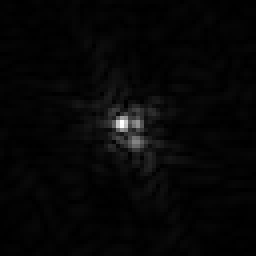
#> input picture Synthetic Dataset/Noise data/10-domain crystal/gt_dp_mag_1.tif, 64 x 64 px, found by its file name (shown 4 times larger)
$ python noisy_dp_paper.py
#> lines starting #> are read from the running program, lines starting #| are printed output that depends on the picture
################################################################################
# noisy_dp.py
# Noise simulations for 2D Bragg diffraction magnitude patterns (DP),
# generating Poisson/Gaussian/partial-coherence corrupted variants
# - Jialun Liu, LCN, UCL, 28.10.2025, jialun.liu.17@ucl.ac.uk
# Input: GT DP magnitude .tif (normalised here to [0,1], intensity = mag^2)
# Output: noisy magnitude TIFFs (uint16), panel plots, and TXT metadata
# - Poisson branch simulates photon counting statistics using a fixed scale S
# - Gaussian branch adds additive noise in count space (sigma scaled by S)
# - Partial coherence branch uses Gaussian blur in intensity with flux preserved
# - Model input normalisation uses sqrt(counts/C_scale) -> magnitude in [0,1]
################################################################################

import numpy as np
import tifffile as tiff
import matplotlib.pyplot as plt
import os
import argparse
from scipy.ndimage import gaussian_filter

# === CLI Args ===
parser = argparse.ArgumentParser(description="DP noise")
parser.add_argument('--input', type=str, default="gt_dp_mag_1.tif", help='Input magnitude .tif, normalized here to [0,1]')
parser.add_argument('--output_dir', type=str, default="noisy_dps", help='Output directory')
parser.add_argument('--save_individual_magnitude', action='store_true', help='If set, also save per-variant magnitude PNGs')
parser.add_argument('--save_histograms', action='store_true', help='If set, also save per-variant magnitude histograms')
args = parser.parse_args()

# === Setup ===
os.makedirs(args.output_dir, exist_ok=True)
os.makedirs("plots", exist_ok=True)
os.makedirs("metadata", exist_ok=True)

np.random.seed(1)

# === Noise Levels (fixed) ===
noise_levels = [
    {"label": "low",      "poisson_scale": 5000, "gauss_sigma": 0.0005, "partial_sigma": 0.4},
    {"label": "moderate", "poisson_scale": 2000, "gauss_sigma": 0.0010, "partial_sigma": 0.5},
    {"label": "strong",   "poisson_scale": 800,  "gauss_sigma": 0.0015, "partial_sigma": 0.55},
    {"label": "extreme",  "poisson_scale": 300,  "gauss_sigma": 0.0030, "partial_sigma": 0.65},
    {"label": "degraded", "poisson_scale": 100,  "gauss_sigma": 0.0050, "partial_sigma": 0.75},
]

NORM_MODE = "max"
PERCENTILE = 99.9

# === Functions ===
def add_poisson_noise_only(intensity_norm, poisson_scale):
    expected_counts = np.clip(intensity_norm * float(poisson_scale), 0.0, None).astype(np.float32)
    return np.random.poisson(expected_counts).astype(np.float32)

def add_gaussian_noise_only(intensity_norm, gaussian_level_counts, poisson_scale):
    expected_counts = np.clip(intensity_norm * float(poisson_scale), 0.0, None).astype(np.float32)
    gaussian_noise = np.random.normal(0.0, float(gaussian_level_counts), expected_counts.shape).astype(np.float32)
    return np.clip(expected_counts + gaussian_noise, 0.0, None).astype(np.float32)

def apply_partial_coherence_blur(intensity_norm, sigma):
    # Gaussian blur (beam coherence)
    blurred = gaussian_filter(intensity_norm, sigma=sigma, mode='reflect')
    # Preserve total integrated flux
    blurred *= np.sum(intensity_norm) / (np.sum(blurred) + 1e-8)
    # Renormalize to same max as input (prevents flattening)
    blurred /= np.max(blurred) + 1e-8
    return np.clip(blurred, 0.0, 1.0).astype(np.float32)

def normalize_counts_for_model(counts, S, mode="max", percentile=99.9):
    """
    Return (M_model, C_scale) where M_model is magnitude in [0,1] for the model input.
    We normalize photon counts, then convert to magnitude by sqrt.
    """
    if mode == "expected":
        C_scale = float(S)
    elif mode == "p999":
        C_scale = float(np.percentile(counts, percentile))
    else:  # "max"
        C_scale = float(np.max(counts))
    C_scale = max(C_scale, 1e-8)
    I_model = counts / C_scale
    M_model = np.sqrt(np.clip(I_model, 0.0, None)).astype(np.float32)
    return np.clip(M_model, 0.0, 1.0), C_scale

def calculate_chi_square(predicted, target):
    """
    "chi_square" monitor (normalized squared error with max-norm scaling).
    Same for training/plots.
    """
    predicted_norm = predicted / (np.max(predicted) + 1e-8)
    target_norm = target / (np.max(target) + 1e-8)
    numerator = np.sum((predicted_norm - target_norm)**2)
    denominator = np.sqrt(np.sum(predicted_norm**2) * np.sum(target_norm**2) + 1e-8)
    return numerator / denominator

def calculate_pcc(predicted, target):
    predicted_norm = predicted / (np.max(predicted) + 1e-8)
    target_norm = target / (np.max(target) + 1e-8)
    mean_pred = np.mean(predicted_norm)
    mean_target = np.mean(target_norm)
    numerator = np.sum((predicted_norm - mean_pred) * (target_norm - mean_target))
    denominator = np.sqrt(np.sum((predicted_norm - mean_pred)**2) * (np.sum((target_norm - mean_target)**2)) + 1e-8)
    return numerator / denominator

def pearson_chi_square_poisson(observed_counts, expected_counts):
    """
    Pearson (Poisson) chi-square: sum((obs - exp)^2 / exp).
    Returns (chi2_total, chi2_reduced).
    """
    exp = np.clip(expected_counts.astype(np.float64), 1e-8, None)
    obs = observed_counts.astype(np.float64)
    chi2 = np.sum((obs - exp) ** 2 / exp)
    dof = obs.size - 1
    chi2_red = chi2 / max(dof, 1)
    return float(chi2), float(chi2_red)

# [4 lines left out: function compute_relative_snr, not called in this run]

def snr_db(signal, noisy, eps=1e-12):
    s = np.asarray(signal, dtype=np.float64)
    n = np.asarray(noisy,  dtype=np.float64)
    sp = np.mean(s*s)
    npow = np.mean((n - s)**2)
    return 10.0 * np.log10((sp + eps) / (npow + eps))

# [104 lines left out: functions plot_histograms, plot_magnitude, plot_panel_poisson_vs_gaussian, not called in this run]

def plot_panel_one_row_four(clean_mag, poisson_mag_dict, gaussian_mag_dict):
    import os
    import numpy as np
    import matplotlib.pyplot as plt

    os.makedirs("plots", exist_ok=True)

    titles_imgs = [
        ("Poisson – low",      poisson_mag_dict.get("low", None)),
        ("Poisson – degraded", poisson_mag_dict.get("degraded", None)),
        ("Gaussian – low",     gaussian_mag_dict.get("low", None)),
        ("Gaussian – degraded",gaussian_mag_dict.get("degraded", None)),
    ]

    fig, axs = plt.subplots(1, 4, figsize=(16, 4.8))

    H, W = clean_mag.shape
    xticks = [0, 16, 32, 48, W-1]
    yticks = [0, 16, 32, 48, H-1]
    tick_labels = ["0", "16", "32", "48", "64"]  # show 64 instead of 63

    def _style_axis(ax, is_left_col):
        ax.set_xticks(xticks); ax.set_yticks(yticks)
        ax.set_xticklabels(tick_labels, fontsize=15)
        if is_left_col:
            ax.set_yticklabels(tick_labels, fontsize=15)
            ax.set_ylabel("Qy (px)", fontsize=20)
        else:
            ax.set_yticklabels([])
            ax.set_ylabel("")
        ax.set_xlabel("Qx (px)", fontsize=20)
        ax.tick_params(axis='both', which='both', labelsize=15)

    for i, (title, img) in enumerate(titles_imgs):
        ax = axs[i]
        if img is None:
            ax.axis("off")
            continue

        im = ax.imshow(np.clip(img, 0.0, 1.0), cmap='turbo', vmin=0, vmax=1)
        #ax.set_title(title, fontsize=20)
        _style_axis(ax, is_left_col=(i == 0))

        # per-axis colorbar, same look as your 2×N panel
        cbar = plt.colorbar(im, ax=ax, fraction=0.046, pad=0.02)
        cbar.ax.tick_params(labelsize=15)
        cbar.set_label("Intensity (a.u.)", fontsize=15)

    # identical layout pattern to your reference function
    plt.tight_layout(rect=[0, 0, 1, 0.98])
    plt.savefig("plots/panel_noise_one_row.png", dpi=300)
    plt.close()

def plot_panel_poisson_gaussian_partial(clean_mag, poisson_mag_dict, gaussian_mag_dict, partial_mag_dict, order_labels):
    """
    3 rows (Poisson, Gaussian, Partial-Coherence) × columns = GT + noise levels.
    Same style as plot_panel_poisson_vs_gaussian, extended for partial coherence.
    """
    import os
    import numpy as np
    import matplotlib.pyplot as plt

    ncols = 1 + len(order_labels)  # +1 for GT
    nrows = 3
    fig, axs = plt.subplots(nrows, ncols, figsize=(4*ncols, 12))

    H, W = clean_mag.shape
    xticks = np.linspace(0, W-1, 5, dtype=int)
    yticks = np.linspace(0, H-1, 5, dtype=int)

    def _style_axis(ax, is_bottom_row, is_left_col):
        ax.set_xticks(xticks)
        ax.set_yticks(yticks)
        ax.tick_params(axis='both', which='both', labelsize=10)
        if not is_bottom_row:
            ax.set_xlabel("")
            ax.tick_params(labelbottom=False)
        else:
            ax.set_xlabel("Qx (px)", fontsize=12)

        if not is_left_col:
            ax.set_ylabel("")
            ax.tick_params(labelleft=False)
        else:
            ax.set_ylabel("Qy (px)", fontsize=12)

    os.makedirs("plots", exist_ok=True)

    # --- Leftmost GT column ---
    for r in range(nrows):
        ax = axs[r, 0]
        im = ax.imshow(np.clip(clean_mag, 0.0, 1.0), cmap='turbo', vmin=0, vmax=1)
        if r == 0:
            ax.set_title("GT Magnitude", fontsize=12)
        _style_axis(ax, is_bottom_row=(r == nrows-1), is_left_col=True)
        cbar = plt.colorbar(im, ax=ax, fraction=0.046, pad=0.02)
        cbar.ax.tick_params(labelsize=10)
        cbar.set_label("Intensity (a.u.)", fontsize=11)

    # --- Noise columns ---
    for j, lbl in enumerate(order_labels, start=1):
        # Row 0: Poisson
        ax_p = axs[0, j]
        M_p = poisson_mag_dict.get(lbl, None)
        if M_p is not None:
            im_p = ax_p.imshow(np.clip(M_p, 0.0, 1.0), cmap='turbo', vmin=0, vmax=1)
            ax_p.set_title(f"Poisson – {lbl}", fontsize=12)
            _style_axis(ax_p, is_bottom_row=False, is_left_col=(j == 0))
            cbar = plt.colorbar(im_p, ax=ax_p, fraction=0.046, pad=0.02)
            cbar.ax.tick_params(labelsize=10)
            cbar.set_label("Intensity (a.u.)", fontsize=11)
        else:
            ax_p.axis("off")

        # Row 1: Gaussian
        ax_g = axs[1, j]
        M_g = gaussian_mag_dict.get(lbl, None)
        if M_g is not None:
            im_g = ax_g.imshow(np.clip(M_g, 0.0, 1.0), cmap='turbo', vmin=0, vmax=1)
            ax_g.set_title(f"Gaussian – {lbl}", fontsize=12)
            _style_axis(ax_g, is_bottom_row=False, is_left_col=(j == 0))
            cbar = plt.colorbar(im_g, ax=ax_g, fraction=0.046, pad=0.02)
            cbar.ax.tick_params(labelsize=10)
            cbar.set_label("Intensity (a.u.)", fontsize=11)
        else:
            ax_g.axis("off")

        # Row 2: Partial Coherence
        ax_pc = axs[2, j]
        M_pc = partial_mag_dict.get(lbl, None)
        if M_pc is not None:
            im_pc = ax_pc.imshow(np.clip(M_pc, 0.0, 1.0), cmap='turbo', vmin=0, vmax=1)
            ax_pc.set_title(f"Partial – {lbl}", fontsize=12)
            _style_axis(ax_pc, is_bottom_row=True, is_left_col=(j == 0))
            cbar = plt.colorbar(im_pc, ax=ax_pc, fraction=0.046, pad=0.02)
            cbar.ax.tick_params(labelsize=10)
            cbar.set_label("Intensity (a.u.)", fontsize=11)
        else:
            ax_pc.axis("off")

    axs[0, 0].set_ylabel("Qy (px)\n(Poisson)", fontsize=12)
    axs[1, 0].set_ylabel("Qy (px)\n(Gaussian)", fontsize=12)
    axs[2, 0].set_ylabel("Qy (px)\n(Partial)", fontsize=12)

    plt.suptitle("DP Magnitude Comparison: Poisson vs Gaussian vs Partial-Coherence", fontsize=16)
    plt.tight_layout(rect=[0, 0, 1, 0.95])
    plt.savefig("plots/panel_poisson_gaussian_partial.png", dpi=300)
    plt.close()

def write_metadata_txt(path, d):
    with open(path, "w") as f:
        for k, v in d.items():
            f.write(f"{k}: {v}\n")

# === Load magnitude, normalize to [0,1] ===
dp_mag = tiff.imread(args.input).astype(np.float32)
#> dp_mag: shape (64, 64) float32; min 0, max 65534, mean 1730.5
dp_mag /= np.max(dp_mag) + 1e-8
clean_intensity = dp_mag ** 2  # I_clean in [0,1]
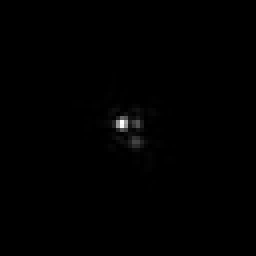
#> clean_intensity: shape (64, 64) float32 (shown 4 times larger); min 0, max 1, mean 0.00363

# Optional: GT magnitude individual plot
if args.save_individual_magnitude:
    plot_magnitude("GT", dp_mag)

poisson_mag_by_label = {}
gaussian_mag_by_label = {}
partial_mag_by_label = {}

for setting in noise_levels:
    label = setting["label"]
    sigma = setting["gauss_sigma"]
    S = float(setting["poisson_scale"])
    print(f"Noise: {label} (σ={sigma})")

    # --- Poisson-only branch ---
    counts_p = add_poisson_noise_only(clean_intensity, S)

    # Model input (unified normalization for training/ViT)
    M_p, C_scale_p = normalize_counts_for_model(counts_p, S, mode=NORM_MODE, percentile=PERCENTILE)
    poisson_mag_by_label[label] = M_p
    tiff.imwrite(f"{args.output_dir}/poisson_noisy_magnitude_{label}.tif", (M_p * 65535).astype(np.uint16))

    # Evaluation on physical S-scale (fair metrics vs GT)
    I_p_eval = counts_p / (S + 1e-8)
    M_p_eval = np.sqrt(I_p_eval).astype(np.float32)

    chi_p_I = calculate_chi_square(M_p_eval ** 2, dp_mag ** 2)
    pcc_p_I = calculate_pcc(M_p_eval ** 2, dp_mag ** 2)
    chi_p_M = calculate_chi_square(M_p_eval, dp_mag)
    pcc_p_M = calculate_pcc(M_p_eval, dp_mag)
    snr_p_I = snr_db(dp_mag**2, M_p_eval**2)
    snr_p_M = snr_db(dp_mag, M_p_eval)
    is_high_noise_p = "yes" if chi_p_M > 0.20 else "no"

    # Pearson (Poisson) χ² in COUNTS space (for reporting)
    expected_counts = S * clean_intensity
    pearson_chi2_total, pearson_chi2_reduced = pearson_chi_square_poisson(counts_p, expected_counts)

    print(f"[Poisson] Chi²_I={chi_p_I:.5f}, PCC_I={pcc_p_I:.5f}, SNR_db_I={snr_p_I:.2f}")
    print(f"[Poisson] Chi²_M={chi_p_M:.5f}, PCC_M={pcc_p_M:.5f}, SNR_db_M={snr_p_M:.2f}")
    print(f"[Poisson] Pearson χ² (counts): total={pearson_chi2_total:.2f}, reduced={pearson_chi2_reduced:.6f}")

    metadata_p = {
        "label": f"poisson_{label}",
        "poisson_scale": setting["poisson_scale"],
        "gauss_sigma": 0.0,
        "chi_square_I": float(chi_p_I),
        "pcc_I": float(pcc_p_I),
        "snr_db_I": float(snr_p_I),
        "chi_square_M": float(chi_p_M),
        "pcc_M": float(pcc_p_M),
        "snr_db_M": float(snr_p_M),
        "pearson_chi2_total_counts": float(pearson_chi2_total),
        "pearson_chi2_reduced_counts": float(pearson_chi2_reduced),
        "max_magnitude": float(np.max(M_p)),  # stats of the saved (model-input) magnitude
        "mean_magnitude": float(np.mean(M_p)),
        "scale_mode": NORM_MODE,
        "count_scale_value": float(C_scale_p),
    }
    write_metadata_txt(f"metadata/metadata_poisson_{label}.txt", metadata_p)

    if args.save_histograms:
        plot_histograms(f"poisson_{label}", dp_mag, M_p)
    if args.save_individual_magnitude:
        plot_magnitude(f"poisson_{label}", M_p)

    # --- Gaussian-only branch ---
    counts_g = add_gaussian_noise_only(clean_intensity, sigma * S, S)

    # Model input (same unified normalization policy)
    M_g, C_scale_g = normalize_counts_for_model(counts_g, S, mode=NORM_MODE, percentile=PERCENTILE)
    gaussian_mag_by_label[label] = M_g
    tiff.imwrite(f"{args.output_dir}/gaussian_noisy_magnitude_{label}.tif", (M_g * 65535).astype(np.uint16))

    # Evaluation on physical S-scale
    I_g_eval = counts_g / (S + 1e-8)
    M_g_eval = np.sqrt(np.clip(I_g_eval, 0.0, None)).astype(np.float32)

    chi_g_I = calculate_chi_square(M_g_eval**2, dp_mag**2)
    pcc_g_I = calculate_pcc(M_g_eval**2, dp_mag**2)
    chi_g_M = calculate_chi_square(M_g_eval, dp_mag)
    pcc_g_M = calculate_pcc(M_g_eval, dp_mag)
    snr_g_I = snr_db(dp_mag**2, M_g_eval**2)
    snr_g_M = snr_db(dp_mag, M_g_eval)
    is_high_noise_g = "yes" if chi_g_M > 0.20 else "no"

    print(f"[Gaussian] Chi²_I={chi_g_I:.5f}, PCC_I={pcc_g_I:.5f}, SNR_db_I={snr_g_I:.2f}")
    print(f"[Gaussian] Chi²_M={chi_g_M:.5f}, PCC_M={pcc_g_M:.5f}, SNR_db_M={snr_g_M:.2f}")

    metadata_g = {
        "label": f"gaussian_{label}",
        "poisson_scale": 0.0,
        "gauss_sigma": sigma,
        "chi_square_I": float(chi_g_I),
        "pcc_I": float(pcc_g_I),
        "snr_db_I": float(snr_g_I),
        "chi_square_M": float(chi_g_M),
        "pcc_M": float(pcc_g_M),
        "snr_db_M": float(snr_g_M),
        "max_magnitude": float(np.max(M_g)),
        "mean_magnitude": float(np.mean(M_g)),
        "scale_mode": NORM_MODE,
        "count_scale_value": float(C_scale_g),
    }
    write_metadata_txt(f"metadata/metadata_gaussian_{label}.txt", metadata_g)

    if args.save_histograms:
        plot_histograms(f"gaussian_{label}", dp_mag, M_g)
    if args.save_individual_magnitude:
        plot_magnitude(f"gaussian_{label}", M_g)

    # --- Partial-Coherence branch ---
    sigma_pc = setting["partial_sigma"]
    I_pc = apply_partial_coherence_blur(clean_intensity, sigma_pc)

    # Model input normalization (same policy as others)
    M_pc, C_scale_pc = normalize_counts_for_model(I_pc * S, S, mode=NORM_MODE, percentile=PERCENTILE)
    partial_mag_by_label[label] = M_pc
    tiff.imwrite(f"{args.output_dir}/partial_noisy_magnitude_{label}.tif", (M_pc * 65535).astype(np.uint16))

    # Evaluation on physical S-scale
    I_pc_eval = I_pc
    M_pc_eval = np.sqrt(I_pc_eval).astype(np.float32)

    chi_pc_I = calculate_chi_square(M_pc_eval**2, dp_mag**2)
    pcc_pc_I = calculate_pcc(M_pc_eval**2, dp_mag**2)
    chi_pc_M = calculate_chi_square(M_pc_eval, dp_mag)
    pcc_pc_M = calculate_pcc(M_pc_eval, dp_mag)
    snr_pc_I = snr_db(dp_mag**2, M_pc_eval**2)
    snr_pc_M = snr_db(dp_mag, M_pc_eval)

    print(f"[PartialCoherence] σ_pc={sigma_pc:.2f} Chi²_I={chi_pc_I:.5f}, PCC_I={pcc_pc_I:.5f}, SNR_db_I={snr_pc_I:.2f}")
    print(f"[PartialCoherence] σ_pc={sigma_pc:.2f} Chi²_M={chi_pc_M:.5f}, PCC_M={pcc_pc_M:.5f}, SNR_db_M={snr_pc_M:.2f}")

    metadata_pc = {
        "label": f"partial_{label}",
        "poisson_scale": 0.0,
        "gauss_sigma": sigma,
        "partial_sigma": sigma_pc,
        "coherence_length_px": float(1.0 / (sigma_pc + 1e-8)),
        "chi_square_I": float(chi_pc_I),
        "pcc_I": float(pcc_pc_I),
        "snr_db_I": float(snr_pc_I),
        "chi_square_M": float(chi_pc_M),
        "pcc_M": float(pcc_pc_M),
        "snr_db_M": float(snr_pc_M),
        "max_magnitude": float(np.max(M_pc)),
        "mean_magnitude": float(np.mean(M_pc)),
        "scale_mode": NORM_MODE,
        "count_scale_value": float(C_scale_pc),
    }

    write_metadata_txt(f"metadata/metadata_partial_{label}.txt", metadata_pc)

    if args.save_histograms:
        plot_histograms(f"partial_{label}", dp_mag, M_pc)
    if args.save_individual_magnitude:
        plot_magnitude(f"partial_{label}", M_pc)
#> this loop made 5 passes
#> (C_scale_p, chi_p_I, pcc_p_I, chi_p_M) on passes 1 to 5: (4987, 0.000535, 1, 0.0186), (1991, 0.00158, 0.999, 0.0415), (801, 0.00418, 0.998, 0.0768), (292, 0.00908, 0.995, 0.129), (113, 0.0477, 0.981, 0.211)
#> (printed output is left out)
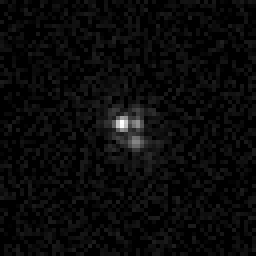
#> M_g: shape (64, 64) float32 (shown 4 times larger); min 0, max 1, mean 0.0399
#> after the loop, gaussian_mag_by_label = 5 items; partial_mag_by_label = 5 items; poisson_mag_by_label = 5 items


# 2-row panel only
order = [nl["label"] for nl in noise_levels]
#plot_panel_poisson_vs_gaussian(dp_mag, poisson_mag_by_label, gaussian_mag_by_label, order)

#print("Saved panel: plots/panel_poisson_vs_gaussian.png\nTXT metadata saved in metadata/")

# One-row, four-panel export (Poisson/Gaussian × Low/Degraded)
plot_panel_one_row_four(dp_mag, poisson_mag_by_label, gaussian_mag_by_label)
#> the loop in plot_panel_one_row_four, `for i, (title, img) in enumerate(titles_imgs):` made 4 passes
#> title on passes 1 to 4: 'Poisson – low', 'Poisson – degraded', 'Gaussian – low', 'Gaussian – degraded'
#> in plot_panel_one_row_four, `plt.savefig("plots/panel_noise_one_row.png", dpi=300)`:
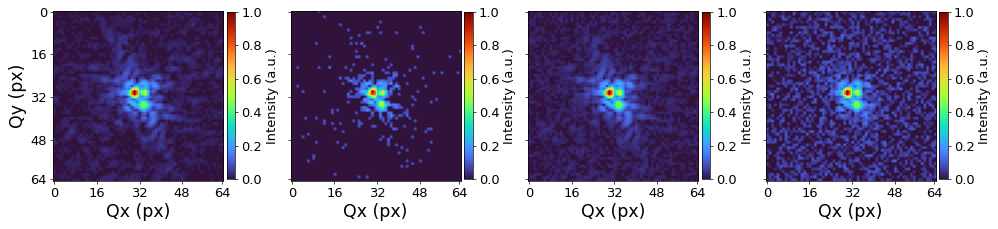
#> figure drawn by matplotlib, 8 panels
print("Saved panel: plots/panel_noise_one_row.png\nTXT metadata saved in metadata/")

# --- 3-row panel with Poisson / Gaussian / Partial-Coherence ---
plot_panel_poisson_gaussian_partial(
    dp_mag, poisson_mag_by_label, gaussian_mag_by_label, partial_mag_by_label, order)
#> in plot_panel_poisson_gaussian_partial, `plt.savefig("plots/panel_poisson_gaussian_partial.png", dpi=300)`:
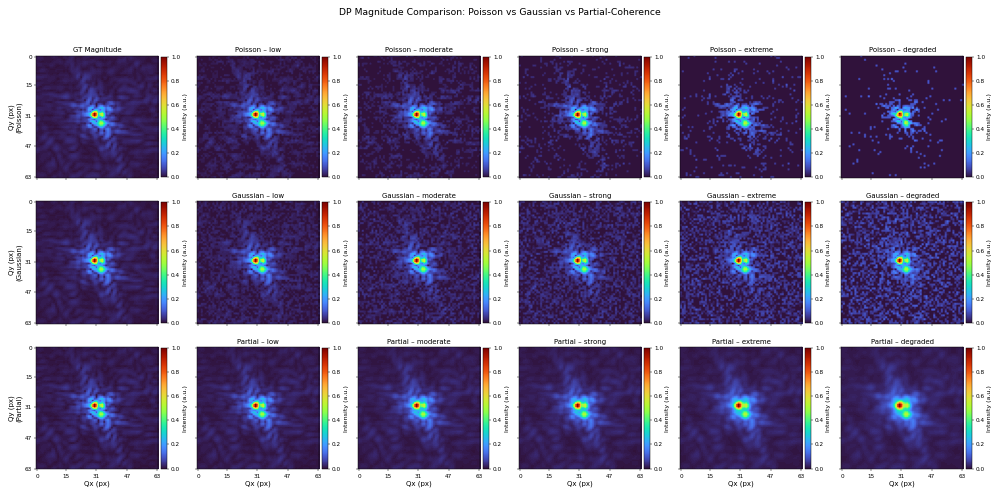
#> figure drawn by matplotlib, 36 panels
print("Saved panel: plots/panel_poisson_gaussian_partial.png\nTXT metadata saved in metadata/")
